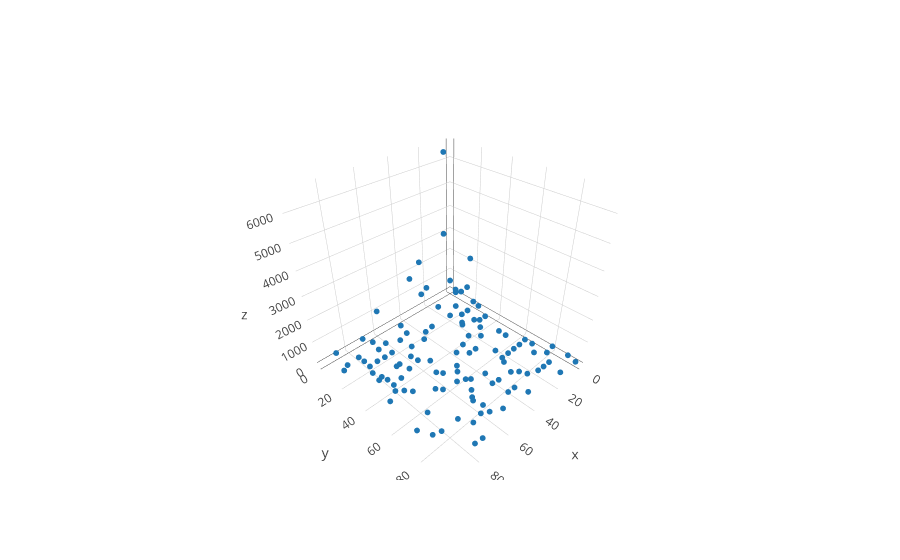

The code cell stored with this chart in its notebook:
### Markdown cell above
Here, we take a sample of 25 percent of the above grid to "observe"

### Code cell
X_part, y_part = sim.rand_partial_grid(X, y, 0.3)
X_full, y_full, obs_idx, imag_idx = sim.fill_grid(X_part, y_part)

color = np.zeros(X_full.shape[0])
color[obs_idx] = 1.0
trace_partial_obs = go.Scatter3d(x = X_full[obs_idx, 0], y = X_full[obs_idx, 1],
                                 z= y[obs_idx], mode = 'markers', marker=dict(size = 2))
iplot([trace_partial_obs])

### Figure 1 — Plotly figure (JSON) as saved in the notebook; plotly's stock layout.template omitted (floating-point values rounded to 4 significant figures)
{"data": [{"marker": {"size": 2}, "mode": "markers", "type": "scatter3d", "x": [0, 0, 0, 0, 0, 0, 0, 0, 5, 5, 5, 5, 5, 5, 10, 10, 10, 10, 10, 10, 10, 10, 10, 15, 15, 15, 15, 15, 15, 20, 20, 20, 20, 20, 20, 20, 25, 25, 25, 25, 25, 25, 25, 30, 30, 30, 30, 30, 30, 35, 35, 35, 35, 40, 40, 40, 40, 45, 45, 45, 50, 50, 50, 50, 50, 55, 55, 55, 55, 55, 55, 60, 60, 60, 60, 60, 65, 65, 65, 65, 65, 65, 65, 70, 70, 70, 70, 70, 70, 70, 70, 75, 75, 75, 75, 80, 80, 80, 80, 80, 80, 80, 80, 80, 80, 85, 85, 85, 85, 90, 90, 90, 90, 90, 90, 90, 95, 95, 95, 95], "y": [0, 5, 10, 15, 25, 80, 90, 95, 10, 25, 35, 65, 70, 80, 5, 15, 25, 35, 50, 55, 65, 75, 85, 25, 35, 40, 65, 85, 95, 15, 20, 30, 35, 45, 65, 85, 0, 5, 15, 35, 40, 60, 65, 5, 50, 70, 75, 80, 85, 20, 45, 50, 90, 20, 45, 75, 85, 70, 75, 85, 10, 15, 30, 55, 65, 15, 25, 40, 60, 70, 90, 30, 50, 55, 65, 75, 15, 20, 60, 75, 80, 85, 90, 0, 10, 15, 20, 30, 60, 85, 90, 20, 40, 80, 95, 10, 15, 20, 30, 35, 40, 55, 60, 65, 95, 30, 35, 55, 60, 5, 15, 50, 55, 60, 70, 85, 20, 55, 75, 85], "z": [533, 216, 277, 682, 45, 149, 143, 47, 414, 456, 57, 59, 68, 55, 6518, 36, 173, 62, 86, 77, 18, 60, 29, 159, 264, 80, 25, 46, 242, 3773, 100, 119, 3291, 45, 24, 96, 653, 1154, 548, 407, 45, 156, 20, 2529, 23, 273, 19, 282, 423, 111, 238, 38, 46, 37, 56, 122, 260, 436, 206, 306, 360, 182, 508, 325, 161, 30, 139, 104, 40, 142, 342, 87, 243, 449, 1010, 327, 306, 55, 164, 1418, 713, 393, 765, 91, 357, 209, 47, 56, 458, 255, 1351, 73, 212, 427, 451, 36, 70, 48, 16, 127, 122, 604, 2226, 149, 522, 453, 356, 907, 2116, 481, 356, 398, 1149, 2540, 5815, 1087, 573, 4459, 804, 1241]}], "layout": {}}
